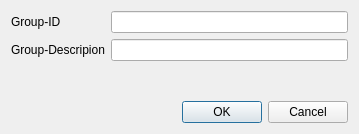
<?xml version="1.0" encoding="UTF-8"?>
<ui version="4.0">
 <class>Dialog</class>
 <widget class="QDialog" name="Dialog">
  <property name="geometry">
   <rect>
    <x>0</x>
    <y>0</y>
    <width>359</width>
    <height>134</height>
   </rect>
  </property>
  <property name="windowTitle">
   <string>NewGroup</string>
  </property>
  <layout class="QVBoxLayout" name="verticalLayout">
   <item>
    <layout class="QFormLayout" name="formLayout">
     <item row="1" column="0">
      <widget class="QLabel" name="label">
       <property name="text">
        <string>Group-Descripion</string>
       </property>
      </widget>
     </item>
     <item row="1" column="1">
      <widget class="QLineEdit" name="lineEditGroupDesc"/>
     </item>
     <item row="0" column="0">
      <widget class="QLabel" name="label_2">
       <property name="text">
        <string>Group-ID</string>
       </property>
      </widget>
     </item>
     <item row="0" column="1">
      <widget class="QLineEdit" name="lineEditGroupID"/>
     </item>
    </layout>
   </item>
   <item>
    <spacer name="verticalSpacer">
     <property name="orientation">
      <enum>Qt::Vertical</enum>
     </property>
     <property name="sizeHint" stdset="0">
      <size>
       <width>20</width>
       <height>40</height>
      </size>
     </property>
    </spacer>
   </item>
   <item>
    <widget class="QDialogButtonBox" name="buttonBox">
     <property name="orientation">
      <enum>Qt::Horizontal</enum>
     </property>
     <property name="standardButtons">
      <set>QDialogButtonBox::Cancel|QDialogButtonBox::Ok</set>
     </property>
    </widget>
   </item>
  </layout>
 </widget>
 <tabstops>
  <tabstop>lineEditGroupID</tabstop>
  <tabstop>lineEditGroupDesc</tabstop>
 </tabstops>
 <resources/>
 <connections>
  <connection>
   <sender>buttonBox</sender>
   <signal>accepted()</signal>
   <receiver>Dialog</receiver>
   <slot>accept()</slot>
   <hints>
    <hint type="sourcelabel">
     <x>248</x>
     <y>254</y>
    </hint>
    <hint type="destinationlabel">
     <x>157</x>
     <y>274</y>
    </hint>
   </hints>
  </connection>
  <connection>
   <sender>buttonBox</sender>
   <signal>rejected()</signal>
   <receiver>Dialog</receiver>
   <slot>reject()</slot>
   <hints>
    <hint type="sourcelabel">
     <x>316</x>
     <y>260</y>
    </hint>
    <hint type="destinationlabel">
     <x>286</x>
     <y>274</y>
    </hint>
   </hints>
  </connection>
 </connections>
</ui>
